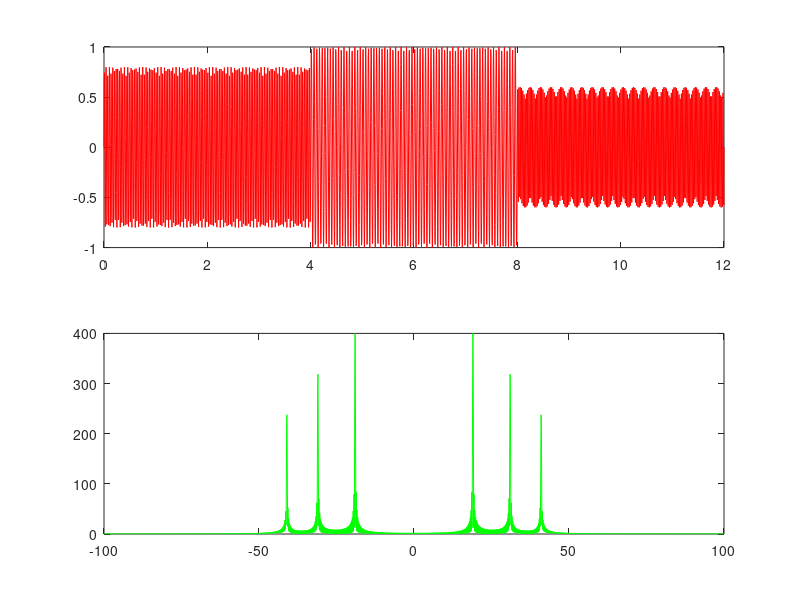
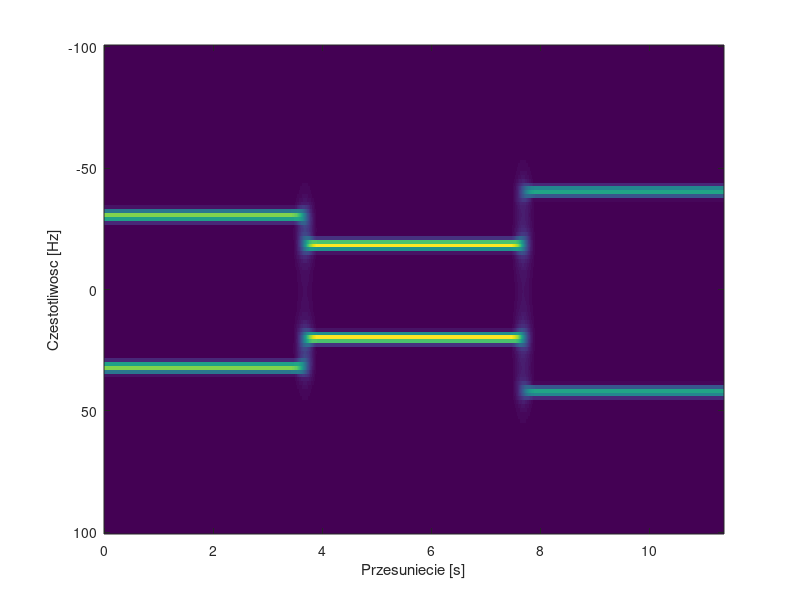

Here is the MATLAB script that generated these plots, in order: (Note: this script raises an error after producing the figures.)
%%
close all; clear; clc;
Fs=200;
t=0:(1/Fs):12;
x=0.8*sin(2*pi*31*t).*(t<=4) + 1.0*sin(2*pi*19*t).*(abs(t-6)<2) + 0.6*sin(2*pi*41*t).*(abs(t-10)<=2);

f=linspace(-Fs/2,Fs/2,length(t));
XT=fftshift(fft(x)); % (a) fft -> presuniecie
WA=abs(XT);

subplot(211);
plot(t,x,'r');
subplot(212);
plot(f,WA,'g');
%% STFT
close all; clear; clc;
Fs=200;
t=0:(1/Fs):12;
x=0.8*sin(2*pi*31*t).*(t<=4) + 1.0*sin(2*pi*19*t).*(abs(t-6)<2) + 0.6*sin(2*pi*41*t).*(abs(t-10)<=2);

%XT=fftshift(fft(x));
%WA=abs(XT);
%f=linspace(-Fs/2,Fs/2,length(t));

N=length(x);
okno = 128;
tab=zeros(okno, N-okno);

%wintool
wnd=blackman(okno);
%wnd=parzenwin(okno);

for k = 1:(N-okno)
    xx=x(k:k+okno-1).*wnd';
    WA = abs(fftshift(fft(xx)));
    tab(:,k)=WA';
end
figure;
imagesc(tab);

tt=(0:N-okno-1)/Fs;
ff=linspace(-Fs/2, Fs/2, okno);
imagesc(tt,ff,tab);
xlabel('Przesuniecie [s]');
ylabel('Czestotliwosc [Hz]');
colorbar('vertical');

%%
%wavemenu

%%
close all; clear; clc;
Fs=200;
t=0:(1/Fs):12;
x=sin(2*pi*(2+t).*t);  %byloby 2+2*t ale dzielimy przez 2 bo pochodna
f=linspace(-Fs/2,Fs/2,length(t));
XT=fftshift(fft(x)); % (a) fft -> presuniecie
WA=abs(XT);

subplot(211);
plot(t,x,'r');
subplot(212);
plot(f,WA,'g');

%%
[C,L]=wavedec(x,3,'db3');
A3 = C(1:L(1));
D3 = C(1+L(1):L(1)+L(2));
D2 = C(1+L(1)+L(2):L(1)+L(2)+L(3));
D1 = C(1+L(1)+L(2)+L(3):L(1)+L(2)+L(3)+L(4));
subplot(221), plot(A3);
subplot(222), plot(D3);
subplot(223), plot(D2);
subplot(224), plot(D1);
C(1+L(1)+L(2)+L(3):L(1)+L(2)+L(3)+L(4))=0;
xn = waverec(C,L,'db3');
figure;
plot(t,x,'g',t,xn,'k');